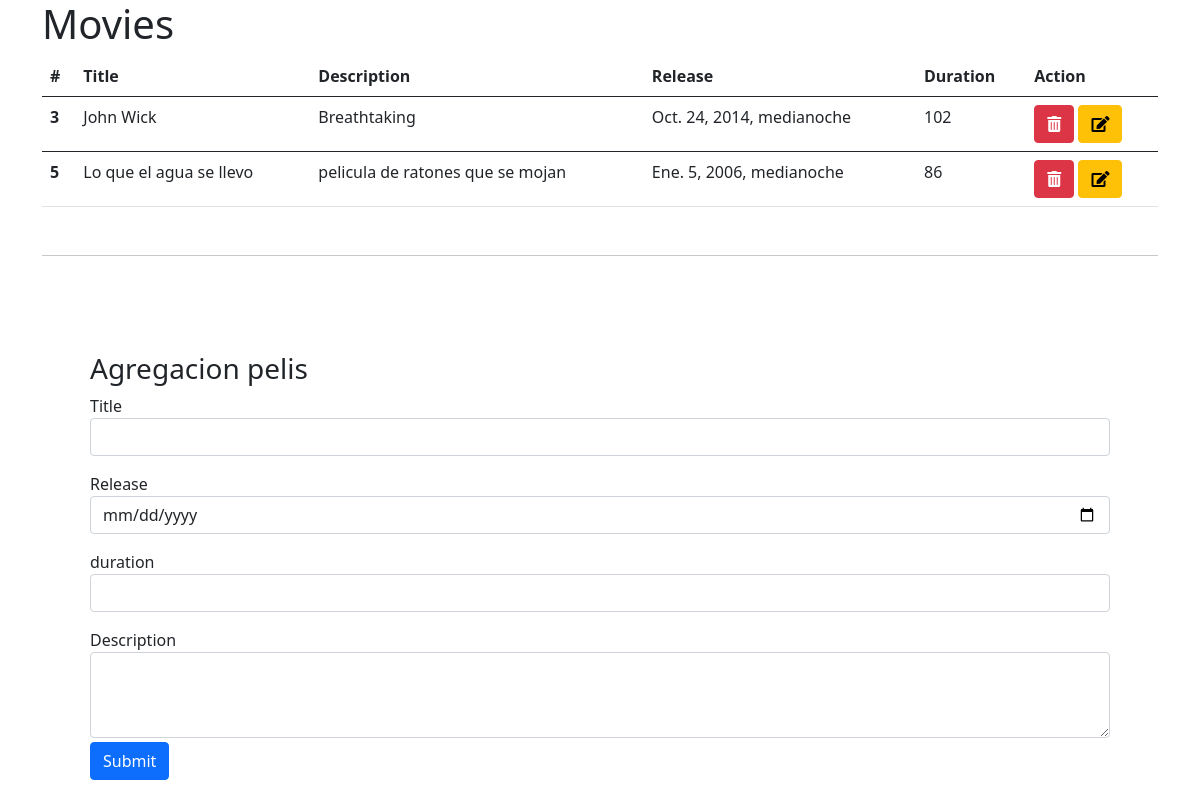
The page / on the database its author committed.
### main/models.py (models this page shows)
class Movie(models.Model):
    title = models.CharField(max_length=255)
    description = models.TextField()
    release_date = models.DateTimeField()
    duration = models.IntegerField()
    created_at = models.DateTimeField(auto_now_add=True)
    updated_at = models.DateTimeField(auto_now=True)

### main/views.py (the view)
# urls.py: path('', views.index),
def index(request):
    movies = Movie.objects.all()
    context = {
        'movies': movies
    }
    return render(request, 'index.html', context)

### main/templates/index.html (shortened to what this page needs)
<!DOCTYPE html>
<html lang="en">
<head>
    <link href="https://cdn.jsdelivr.net/npm/bootstrap@5.0.2/dist/css/bootstrap.min.css" rel="stylesheet"
>
    <link rel="stylesheet" href="https://pro.fontawesome.com/releases/v5.10.0/css/all.css"
 />
</head>
<body>
    {% load static %}
    <div class="container">
        <h1>Movies</h1>
        <div class="section">
            <table class="table">
                <thead>
                    <tr>
                        <th scope="col">#</th>
                        <th scope="col">Title</th>
                        <th scope="col">Description</th>
                        <th scope="col">Release</th>
                        <th scope="col">Duration</th>
                        <th scope="col">Action</th>
                    </tr>
                </thead>
                <tbody>
                    {% for movie in movies%}
                    <tr>
                        <th>{{movie.id}}</th>
                        <td>{{movie.title}}</td>
                        <td>{{movie.description}}</td>
                        <td>{{movie.release_date}}</td>
                        <td>{{movie.duration}}</td>
                        <td>
                            <a href="delete/{{movie.id}}" class="btn btn-danger"><i class="fas fa-trash-alt"></i></a>
                            <a href="edit/{{movie.id}}" class="btn btn-warning"><i class="fas fa-edit"></i></a>
                        </td>
                    </tr>
                </tbody>
                {%endfor%}
            </table>
        </div>
        <hr class="my-5">
        <section class="container p-5">
            <h3>Agregacion pelis</h3>
            <form method="POST" action="/create">
                <div class="mb-3">
                    <label>Title</label>
                    <input type="text" class="form-control" name="title" required>
                </div>
                <div class="mb-3">
                    <label>Release</label>
                    <input type="date" class="form-control" name="date" required>
                </div>
                <div class="mb-3">
                    <label>duration</label>
                    <input type="number" class="form-control" name="duration" required>
                </div>
                <div class="form-group">
                    <label for="exampleFormControlTextarea1">Description</label>
                    <textarea class="form-control" id="exampleFormControlTextarea1" rows="3"
                        name="description"required></textarea>
                </div>
                <button type="submit" class="btn btn-primary mt-1">Submit</button>
            </form>
        </section>
    </div>
</body>
</html>

### rows shown on the page
Movie: id "3", title "John Wick", description "Breathtaking", release_date "Oct. 24, 2014, medianoche", duration "102"
Movie: id "5", title "Lo que el agua se llevo", description "pelicula de ratones que se mojan", release_date "Ene. 5, 2006, medianoche", duration "86"
